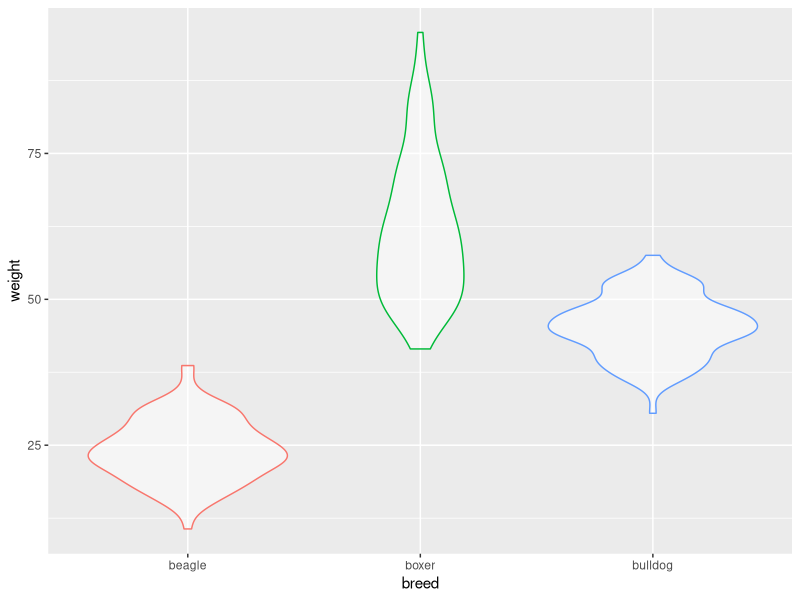
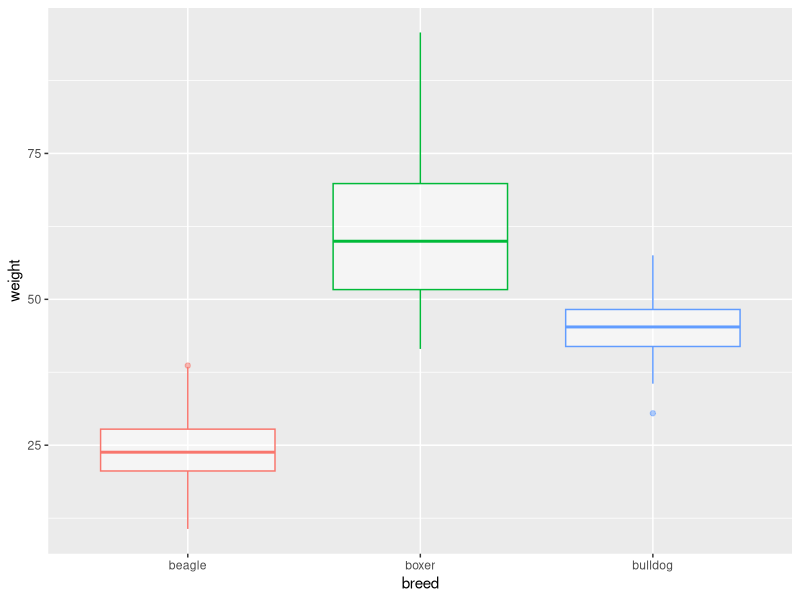
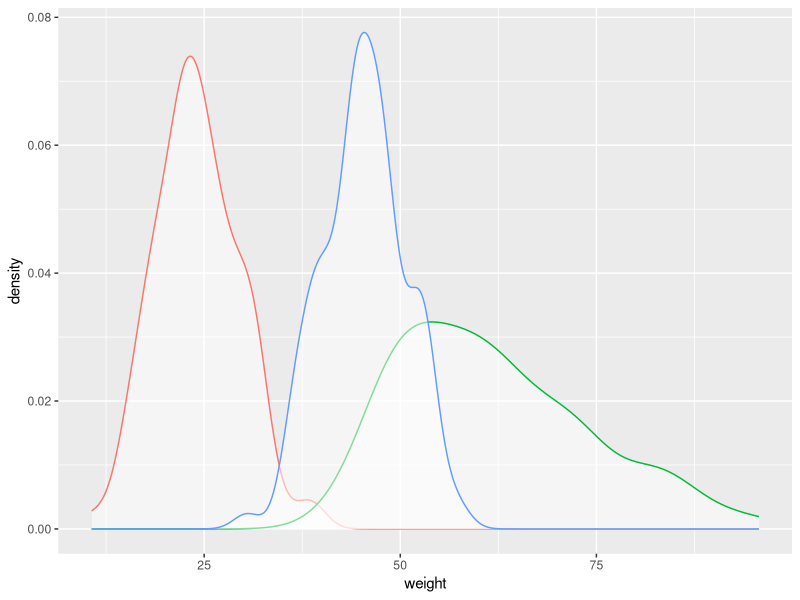
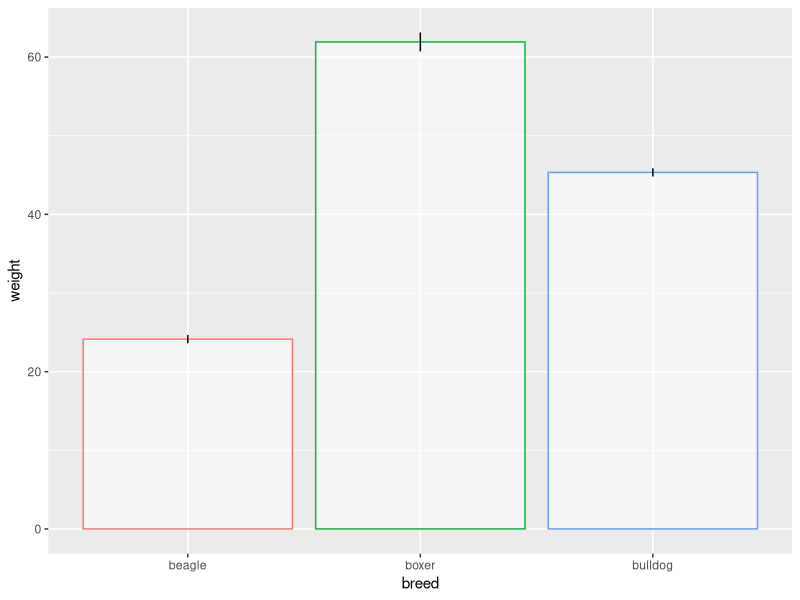
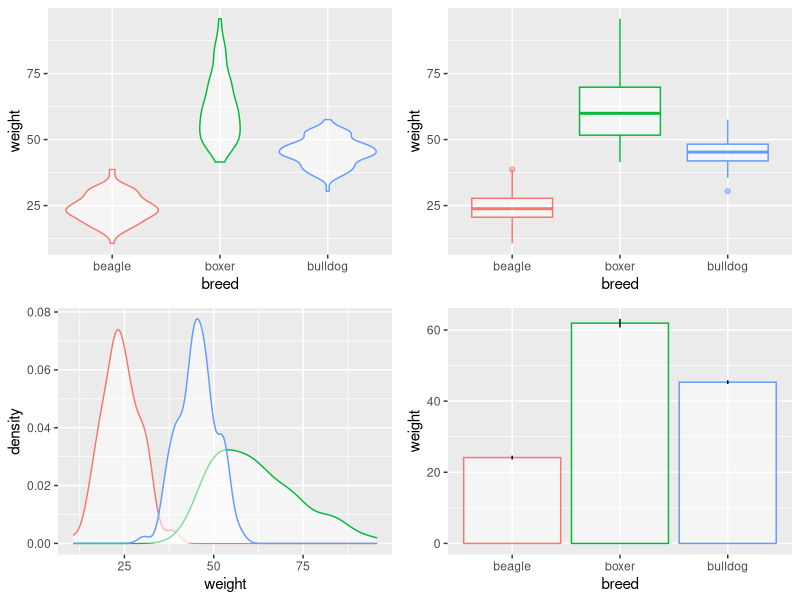
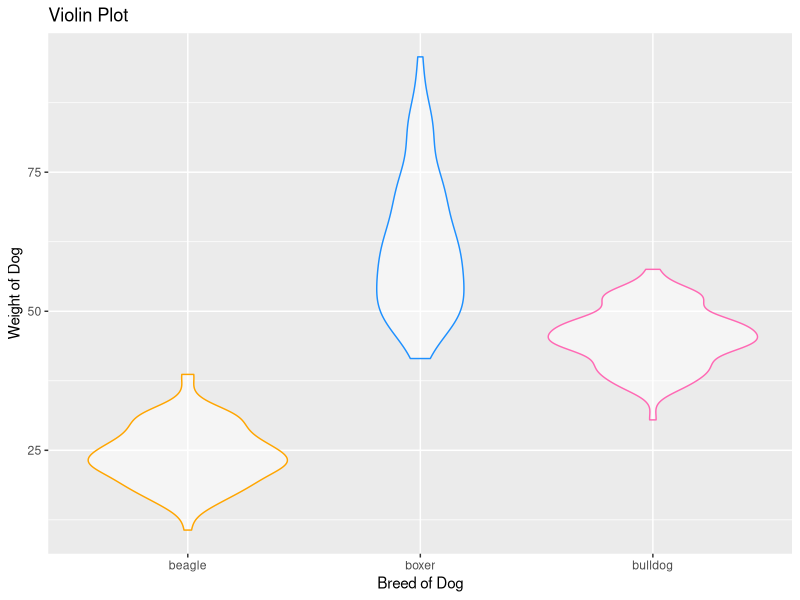
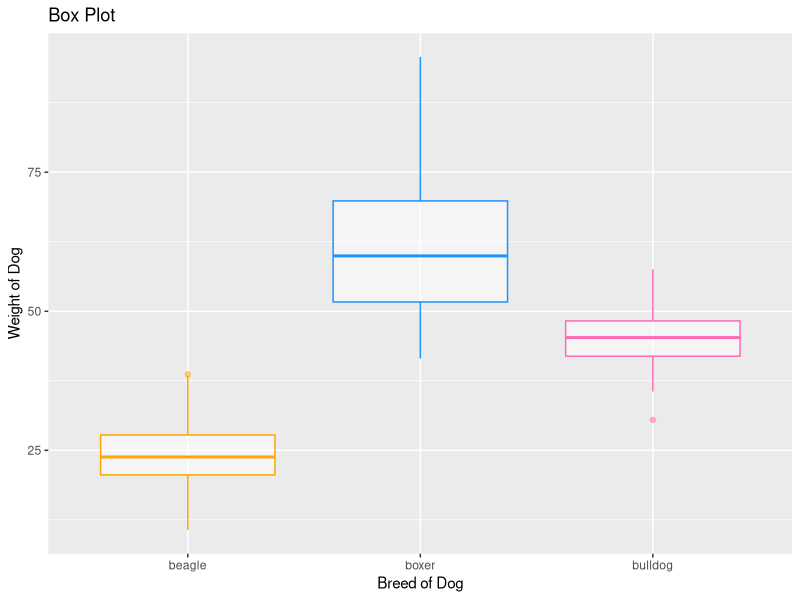
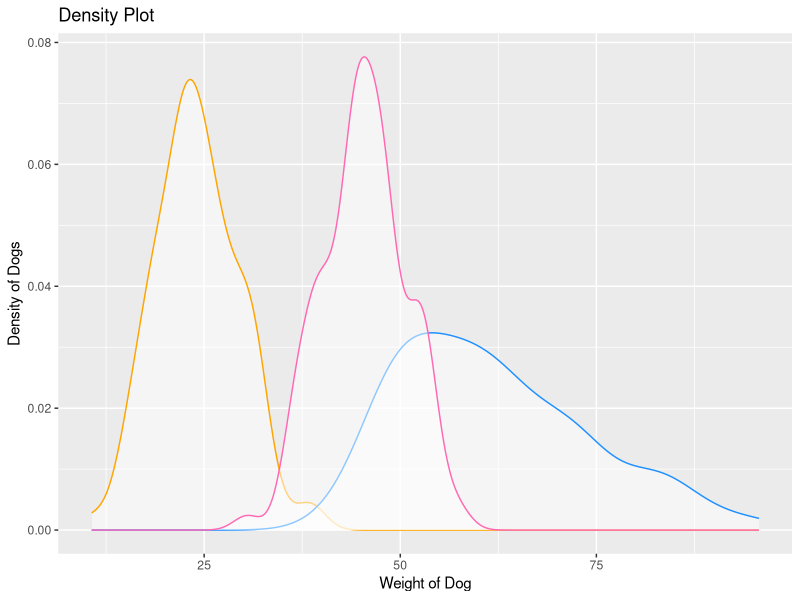

Recreate these plots in R, in order. (Note: this script raises an error after producing the figures.)
## ---- chunk 1
# please do not alter this code chunk
knitr::opts_chunk$set(echo = FALSE, 
                      warning = FALSE,
                      message = FALSE, 
                      error = TRUE)
library(tidyverse)
library(cowplot)
## ---- chunk 2
# do not edit this chunk
# dog weights estimated from http://petobesityprevention.org/ideal-weight-ranges/

set.seed(0) # makes sure random numbers are reproducible

dogs <- tibble(
  breed = rep(c("beagle", "boxer", "bulldog"), each = 100),
  weight = c(
    rnorm(100, 24, 6),
    rnorm(100, 62.5, 12.5),
    rnorm(100, 45, 5)
  )
)

## ---- chunk 3
dog_violin <- ggplot(dogs, aes(breed, weight, colour = breed)) +
  geom_violin(fill = "white", alpha = .5, show.legend = FALSE)

dog_violin # prints the plot below
## ---- chunk 4
dog_boxplot <- ggplot(dogs, aes(breed, weight, colour = breed)) +
  geom_boxplot(fill = "white", alpha = .5, show.legend = FALSE)

dog_boxplot # prints the plot below
## ---- chunk 5
dog_density <- ggplot(dogs, aes(weight, colour = breed)) +
  geom_density(fill = "white", alpha = .5, show.legend = FALSE)

dog_density # prints the plot below
## ---- chunk 6
dog_column <- ggplot(dogs, aes(breed, weight, colour = breed)) +
  stat_summary(geom = "col", fill = "white", alpha = .5) +
  stat_summary(geom = "errorbar", width = 0, colour = "black") +
  theme(legend.position = "none")

dog_column # prints the plot below
## ---- chunk 7
dog_grid <- plot_grid(dog_violin, 
                      dog_boxplot, 
                      dog_density, 
                      dog_column)

dog_grid # prints the plot below
## ---- chunk 8
# Hint: you can add changes to an existing plot, e.g.:
# dog_density + xlim(0, 100)

colours <- scale_colour_manual(values = c("orange", "dodgerblue", "hotpink"))
labs <- labs(x = "Breed of Dog", y = "Weight of Dog")

v <- dog_violin + colours + labs +
  ggtitle("Violin Plot")
ggsave("dog_violin.png")

b <- dog_boxplot + colours + labs +
  ggtitle("Box Plot")
ggsave("dog_boxplot.png")

d <- dog_density + colours +
  labs(title = "Density Plot",
       x = "Weight of Dog",
       y = "Density of Dogs")
ggsave("dog_density.png")

c <- dog_column + colours + labs +
  ggtitle("Column Plot")
ggsave("dog_column.png")

## ---- chunk 9
# do not change; displays the images saved above
knitr::include_graphics("dog_violin.png")
knitr::include_graphics("dog_boxplot.png")
knitr::include_graphics("dog_density.png")
knitr::include_graphics("dog_column.png")
## ---- chunk 10
data("disgust_scores", package = "dataskills")

disgust_lineplot <- ggplot(disgust_scores, aes(moral, pathogen)) +
  geom_smooth(formula = y~x, method = lm)

disgust_lineplot # prints the plot below
## ---- chunk 11
data("disgust_cors", package = "dataskills")

disgust_heatmap <- ggplot(disgust_cors, aes(V1, V2, fill = r)) +
  geom_tile() +
  scale_fill_viridis_c() +
  theme(axis.text.x = element_text(angle = 45, hjust = 1))

disgust_heatmap # prints the plot below
## ---- chunk 12
disgust_density <- ggplot(disgust_scores, aes(pathogen, sexual)) +
  stat_density_2d(aes(fill = ..level..), geom = "polygon", n = 50)

disgust_density # prints the plot below
## ---- chunk 13
data("stroop", package = "dataskills")

word_by_ink <- ggplot(stroop, aes(rt, colour = ink, 
                      size = ink == word)) +
  geom_density(show.legend = FALSE) +
  facet_grid(word~ink, labeller = label_both) +
  # sets the colour palette to custom values
  scale_colour_manual(values = c("blue", "brown","green", "purple", "red")) +
  # you may have chosen different sizes for line thickness
  scale_size_manual(values = c(.5, 1.5))

word_by_ink # prints the plot below
## ---- chunk 14
# Hint: set up your 9 separate plots first

my_geom <- geom_smooth(formula = y~x, method = lm)

moral_sexual <- ggplot(disgust_scores, aes(moral, sexual, color)) +
  ggtitle("Moral vs Sexual") + my_geom + xlim(0, 6) + ylim(0, 6)

moral_pathogen <- ggplot(disgust_scores, aes(moral, pathogen)) +
  ggtitle("Moral vs Pathogen") + my_geom + xlim(0, 6) + ylim(0, 6)

pathogen_moral <- ggplot(disgust_scores, aes(pathogen, moral)) +
  ggtitle("Pathogen vs Moral") + my_geom + xlim(0, 6) + ylim(0, 6)

pathogen_sexual <- ggplot(disgust_scores, aes(pathogen, sexual)) +
  ggtitle("Pathogen vs Sexual") + my_geom + xlim(0, 6) + ylim(0, 6)

sexual_moral <- ggplot(disgust_scores, aes(sexual, moral)) +
  ggtitle("Sexual vs Moral") + my_geom + xlim(0, 6) + ylim(0, 6)

sexual_pathogen <- ggplot(disgust_scores, aes(sexual, pathogen)) +
  ggtitle("Sexual vs Pathogen") + my_geom + xlim(0, 6) + ylim(0, 6)

moral_moral <- ggplot(disgust_scores, aes(moral)) +
  geom_density() + ggtitle("Moral Disgust") + 
  xlim(0, 6) + ylim(0, 0.4)

sexual_sexual <- ggplot(disgust_scores, aes(sexual)) +
  geom_density() + ggtitle("Sexual Disgust") + 
  xlim(0, 6) + ylim(0, 0.4)

pathogen_pathogen <- ggplot(disgust_scores, aes(pathogen)) +
  geom_density() + ggtitle("Pathogen Disgust") + 
  xlim(0, 6) + ylim(0, 0.4)

disgust_grid <- plot_grid(
  moral_moral,    sexual_moral,    pathogen_moral, 
  moral_sexual,   sexual_sexual,   pathogen_sexual, 
  moral_pathogen, sexual_pathogen, pathogen_pathogen,
  labels = LETTERS[1:9]
)

disgust_grid # prints the plot below
